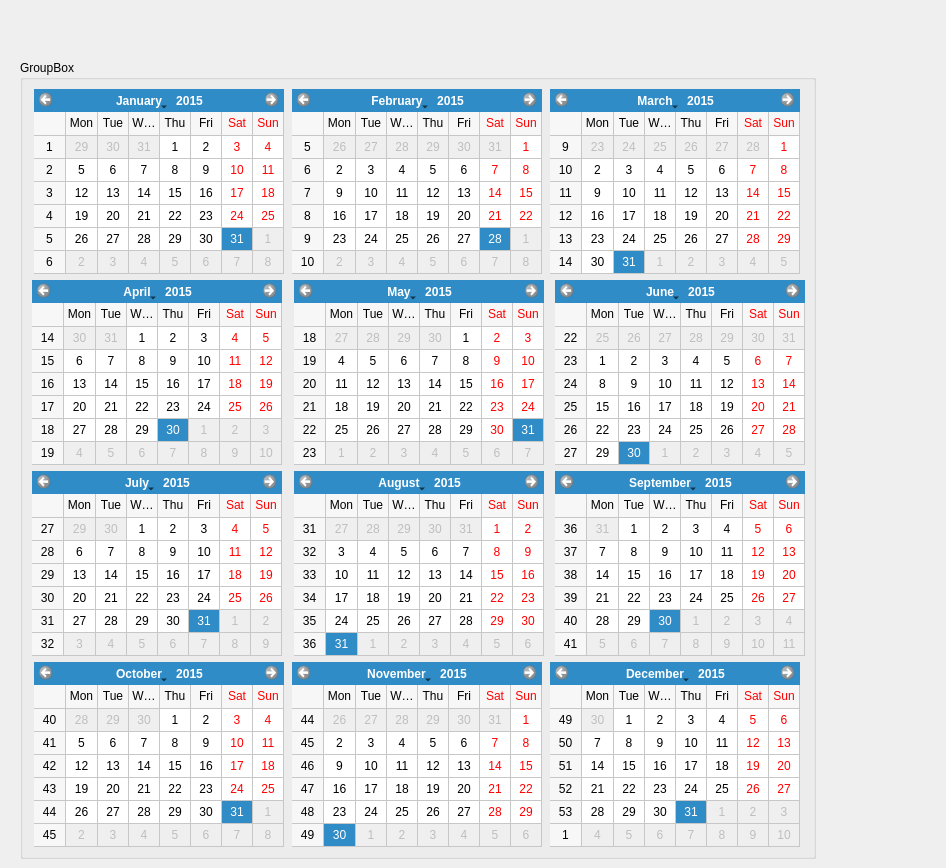
<?xml version="1.0" encoding="UTF-8"?>
<ui version="4.0">
 <class>Dialog</class>
 <widget class="QDialog" name="Dialog">
  <property name="geometry">
   <rect>
    <x>0</x>
    <y>0</y>
    <width>946</width>
    <height>868</height>
   </rect>
  </property>
  <property name="windowTitle">
   <string>Dialog</string>
  </property>
  <widget class="QGroupBox" name="groupBox">
   <property name="geometry">
    <rect>
     <x>20</x>
     <y>60</y>
     <width>796</width>
     <height>799</height>
    </rect>
   </property>
   <property name="title">
    <string>GroupBox</string>
   </property>
   <layout class="QVBoxLayout" name="verticalLayout">
    <item>
     <layout class="QHBoxLayout" name="horizontalLayout">
      <item>
       <widget class="QCalendarWidget" name="calendarJanuary">
        <property name="sizePolicy">
         <sizepolicy hsizetype="Preferred" vsizetype="Preferred">
          <horstretch>0</horstretch>
          <verstretch>0</verstretch>
         </sizepolicy>
        </property>
        <property name="minimumSize">
         <size>
          <width>250</width>
          <height>185</height>
         </size>
        </property>
        <property name="maximumSize">
         <size>
          <width>250</width>
          <height>185</height>
         </size>
        </property>
        <property name="minimumDate">
         <date>
          <year>2015</year>
          <month>1</month>
          <day>1</day>
         </date>
        </property>
        <property name="maximumDate">
         <date>
          <year>2015</year>
          <month>1</month>
          <day>31</day>
         </date>
        </property>
        <property name="gridVisible">
         <bool>true</bool>
        </property>
        <property name="dateEditEnabled">
         <bool>true</bool>
        </property>
       </widget>
      </item>
      <item>
       <widget class="QCalendarWidget" name="calendarFebruary">
        <property name="sizePolicy">
         <sizepolicy hsizetype="Preferred" vsizetype="Preferred">
          <horstretch>0</horstretch>
          <verstretch>0</verstretch>
         </sizepolicy>
        </property>
        <property name="minimumSize">
         <size>
          <width>250</width>
          <height>185</height>
         </size>
        </property>
        <property name="maximumSize">
         <size>
          <width>250</width>
          <height>185</height>
         </size>
        </property>
        <property name="minimumDate">
         <date>
          <year>2015</year>
          <month>2</month>
          <day>1</day>
         </date>
        </property>
        <property name="maximumDate">
         <date>
          <year>2015</year>
          <month>2</month>
          <day>28</day>
         </date>
        </property>
        <property name="gridVisible">
         <bool>true</bool>
        </property>
        <property name="dateEditEnabled">
         <bool>true</bool>
        </property>
       </widget>
      </item>
      <item>
       <widget class="QCalendarWidget" name="calendarMarch">
        <property name="sizePolicy">
         <sizepolicy hsizetype="Fixed" vsizetype="Preferred">
          <horstretch>0</horstretch>
          <verstretch>0</verstretch>
         </sizepolicy>
        </property>
        <property name="minimumSize">
         <size>
          <width>250</width>
          <height>185</height>
         </size>
        </property>
        <property name="maximumSize">
         <size>
          <width>250</width>
          <height>185</height>
         </size>
        </property>
        <property name="baseSize">
         <size>
          <width>0</width>
          <height>0</height>
         </size>
        </property>
        <property name="minimumDate">
         <date>
          <year>2015</year>
          <month>3</month>
          <day>1</day>
         </date>
        </property>
        <property name="maximumDate">
         <date>
          <year>2015</year>
          <month>3</month>
          <day>31</day>
         </date>
        </property>
        <property name="gridVisible">
         <bool>true</bool>
        </property>
        <property name="selectionMode">
         <enum>QCalendarWidget::NoSelection</enum>
        </property>
        <property name="dateEditEnabled">
         <bool>false</bool>
        </property>
       </widget>
      </item>
     </layout>
    </item>
    <item>
     <layout class="QHBoxLayout" name="horizontalLayout_2">
      <property name="spacing">
       <number>12</number>
      </property>
      <item>
       <widget class="QCalendarWidget" name="calendarApril">
        <property name="sizePolicy">
         <sizepolicy hsizetype="Preferred" vsizetype="Preferred">
          <horstretch>0</horstretch>
          <verstretch>0</verstretch>
         </sizepolicy>
        </property>
        <property name="minimumSize">
         <size>
          <width>250</width>
          <height>185</height>
         </size>
        </property>
        <property name="maximumSize">
         <size>
          <width>250</width>
          <height>185</height>
         </size>
        </property>
        <property name="mouseTracking">
         <bool>true</bool>
        </property>
        <property name="contextMenuPolicy">
         <enum>Qt::DefaultContextMenu</enum>
        </property>
        <property name="minimumDate">
         <date>
          <year>2015</year>
          <month>4</month>
          <day>1</day>
         </date>
        </property>
        <property name="maximumDate">
         <date>
          <year>2015</year>
          <month>4</month>
          <day>30</day>
         </date>
        </property>
        <property name="gridVisible">
         <bool>true</bool>
        </property>
        <property name="horizontalHeaderFormat">
         <enum>QCalendarWidget::ShortDayNames</enum>
        </property>
        <property name="verticalHeaderFormat">
         <enum>QCalendarWidget::ISOWeekNumbers</enum>
        </property>
        <property name="navigationBarVisible">
         <bool>true</bool>
        </property>
        <property name="dateEditEnabled">
         <bool>true</bool>
        </property>
       </widget>
      </item>
      <item>
       <widget class="QCalendarWidget" name="calendarWidget_5">
        <property name="sizePolicy">
         <sizepolicy hsizetype="Preferred" vsizetype="Preferred">
          <horstretch>0</horstretch>
          <verstretch>0</verstretch>
         </sizepolicy>
        </property>
        <property name="minimumSize">
         <size>
          <width>250</width>
          <height>185</height>
         </size>
        </property>
        <property name="maximumSize">
         <size>
          <width>250</width>
          <height>185</height>
         </size>
        </property>
        <property name="minimumDate">
         <date>
          <year>2015</year>
          <month>5</month>
          <day>1</day>
         </date>
        </property>
        <property name="maximumDate">
         <date>
          <year>2015</year>
          <month>5</month>
          <day>31</day>
         </date>
        </property>
        <property name="gridVisible">
         <bool>true</bool>
        </property>
        <property name="dateEditEnabled">
         <bool>true</bool>
        </property>
       </widget>
      </item>
      <item>
       <widget class="QCalendarWidget" name="calendarWidget_6">
        <property name="sizePolicy">
         <sizepolicy hsizetype="Preferred" vsizetype="Preferred">
          <horstretch>0</horstretch>
          <verstretch>0</verstretch>
         </sizepolicy>
        </property>
        <property name="minimumSize">
         <size>
          <width>250</width>
          <height>185</height>
         </size>
        </property>
        <property name="maximumSize">
         <size>
          <width>250</width>
          <height>185</height>
         </size>
        </property>
        <property name="minimumDate">
         <date>
          <year>2015</year>
          <month>6</month>
          <day>1</day>
         </date>
        </property>
        <property name="maximumDate">
         <date>
          <year>2015</year>
          <month>6</month>
          <day>30</day>
         </date>
        </property>
        <property name="gridVisible">
         <bool>true</bool>
        </property>
        <property name="dateEditEnabled">
         <bool>true</bool>
        </property>
       </widget>
      </item>
     </layout>
    </item>
    <item>
     <layout class="QHBoxLayout" name="horizontalLayout_3">
      <property name="spacing">
       <number>12</number>
      </property>
      <item>
       <widget class="QCalendarWidget" name="calendarWidget_7">
        <property name="sizePolicy">
         <sizepolicy hsizetype="Preferred" vsizetype="Preferred">
          <horstretch>0</horstretch>
          <verstretch>0</verstretch>
         </sizepolicy>
        </property>
        <property name="minimumSize">
         <size>
          <width>250</width>
          <height>185</height>
         </size>
        </property>
        <property name="maximumSize">
         <size>
          <width>250</width>
          <height>185</height>
         </size>
        </property>
        <property name="minimumDate">
         <date>
          <year>2015</year>
          <month>7</month>
          <day>1</day>
         </date>
        </property>
        <property name="maximumDate">
         <date>
          <year>2015</year>
          <month>7</month>
          <day>31</day>
         </date>
        </property>
        <property name="gridVisible">
         <bool>true</bool>
        </property>
        <property name="dateEditEnabled">
         <bool>true</bool>
        </property>
       </widget>
      </item>
      <item>
       <widget class="QCalendarWidget" name="calendarWidget_8">
        <property name="sizePolicy">
         <sizepolicy hsizetype="Preferred" vsizetype="Preferred">
          <horstretch>0</horstretch>
          <verstretch>0</verstretch>
         </sizepolicy>
        </property>
        <property name="minimumSize">
         <size>
          <width>250</width>
          <height>185</height>
         </size>
        </property>
        <property name="maximumSize">
         <size>
          <width>250</width>
          <height>185</height>
         </size>
        </property>
        <property name="minimumDate">
         <date>
          <year>2015</year>
          <month>8</month>
          <day>1</day>
         </date>
        </property>
        <property name="maximumDate">
         <date>
          <year>2015</year>
          <month>8</month>
          <day>31</day>
         </date>
        </property>
        <property name="gridVisible">
         <bool>true</bool>
        </property>
        <property name="dateEditEnabled">
         <bool>true</bool>
        </property>
       </widget>
      </item>
      <item>
       <widget class="QCalendarWidget" name="calendarWidget_9">
        <property name="sizePolicy">
         <sizepolicy hsizetype="Preferred" vsizetype="Preferred">
          <horstretch>0</horstretch>
          <verstretch>0</verstretch>
         </sizepolicy>
        </property>
        <property name="minimumSize">
         <size>
          <width>250</width>
          <height>185</height>
         </size>
        </property>
        <property name="maximumSize">
         <size>
          <width>250</width>
          <height>185</height>
         </size>
        </property>
        <property name="minimumDate">
         <date>
          <year>2015</year>
          <month>9</month>
          <day>1</day>
         </date>
        </property>
        <property name="maximumDate">
         <date>
          <year>2015</year>
          <month>9</month>
          <day>30</day>
         </date>
        </property>
        <property name="gridVisible">
         <bool>true</bool>
        </property>
        <property name="dateEditEnabled">
         <bool>true</bool>
        </property>
       </widget>
      </item>
     </layout>
    </item>
    <item>
     <layout class="QHBoxLayout" name="horizontalLayout_4">
      <item>
       <widget class="QCalendarWidget" name="calendarWidget_10">
        <property name="sizePolicy">
         <sizepolicy hsizetype="Preferred" vsizetype="Preferred">
          <horstretch>0</horstretch>
          <verstretch>0</verstretch>
         </sizepolicy>
        </property>
        <property name="minimumSize">
         <size>
          <width>250</width>
          <height>185</height>
         </size>
        </property>
        <property name="maximumSize">
         <size>
          <width>250</width>
          <height>185</height>
         </size>
        </property>
        <property name="minimumDate">
         <date>
          <year>2015</year>
          <month>10</month>
          <day>1</day>
         </date>
        </property>
        <property name="maximumDate">
         <date>
          <year>2015</year>
          <month>10</month>
          <day>31</day>
         </date>
        </property>
        <property name="gridVisible">
         <bool>true</bool>
        </property>
        <property name="dateEditEnabled">
         <bool>true</bool>
        </property>
       </widget>
      </item>
      <item>
       <widget class="QCalendarWidget" name="calendarWidget_11">
        <property name="sizePolicy">
         <sizepolicy hsizetype="Preferred" vsizetype="Preferred">
          <horstretch>0</horstretch>
          <verstretch>0</verstretch>
         </sizepolicy>
        </property>
        <property name="minimumSize">
         <size>
          <width>250</width>
          <height>185</height>
         </size>
        </property>
        <property name="maximumSize">
         <size>
          <width>250</width>
          <height>185</height>
         </size>
        </property>
        <property name="minimumDate">
         <date>
          <year>2015</year>
          <month>11</month>
          <day>1</day>
         </date>
        </property>
        <property name="maximumDate">
         <date>
          <year>2015</year>
          <month>11</month>
          <day>30</day>
         </date>
        </property>
        <property name="gridVisible">
         <bool>true</bool>
        </property>
        <property name="dateEditEnabled">
         <bool>true</bool>
        </property>
       </widget>
      </item>
      <item>
       <widget class="QCalendarWidget" name="calendarWidget_12">
        <property name="sizePolicy">
         <sizepolicy hsizetype="Preferred" vsizetype="Preferred">
          <horstretch>0</horstretch>
          <verstretch>0</verstretch>
         </sizepolicy>
        </property>
        <property name="minimumSize">
         <size>
          <width>250</width>
          <height>185</height>
         </size>
        </property>
        <property name="maximumSize">
         <size>
          <width>250</width>
          <height>185</height>
         </size>
        </property>
        <property name="minimumDate">
         <date>
          <year>2015</year>
          <month>12</month>
          <day>1</day>
         </date>
        </property>
        <property name="maximumDate">
         <date>
          <year>2015</year>
          <month>12</month>
          <day>31</day>
         </date>
        </property>
        <property name="gridVisible">
         <bool>true</bool>
        </property>
        <property name="dateEditEnabled">
         <bool>true</bool>
        </property>
       </widget>
      </item>
     </layout>
    </item>
   </layout>
  </widget>
 </widget>
 <resources/>
 <connections/>
</ui>
